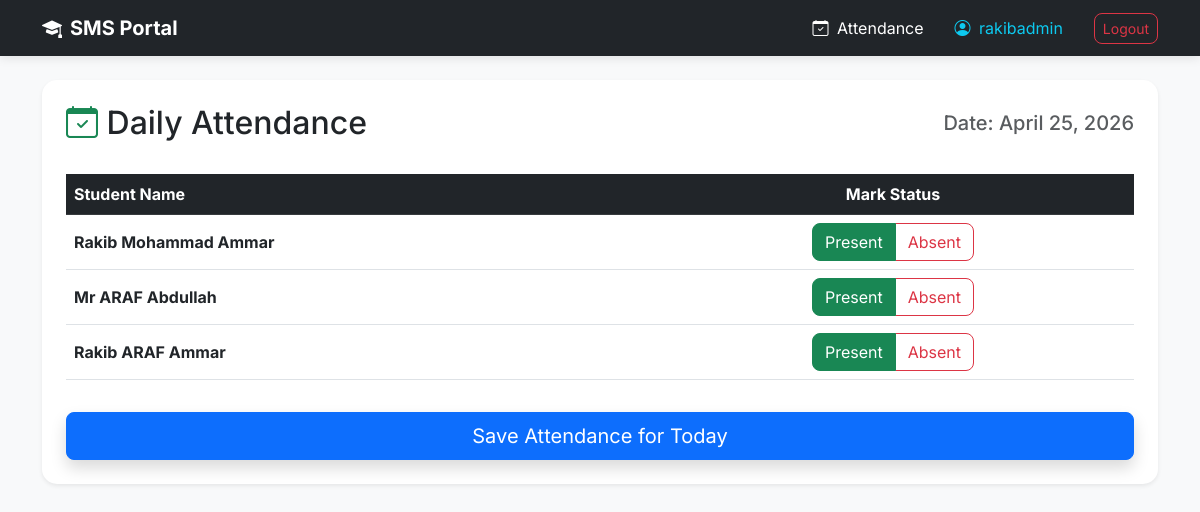
The page /attendance/ (signed in) on the database as committed earlier.
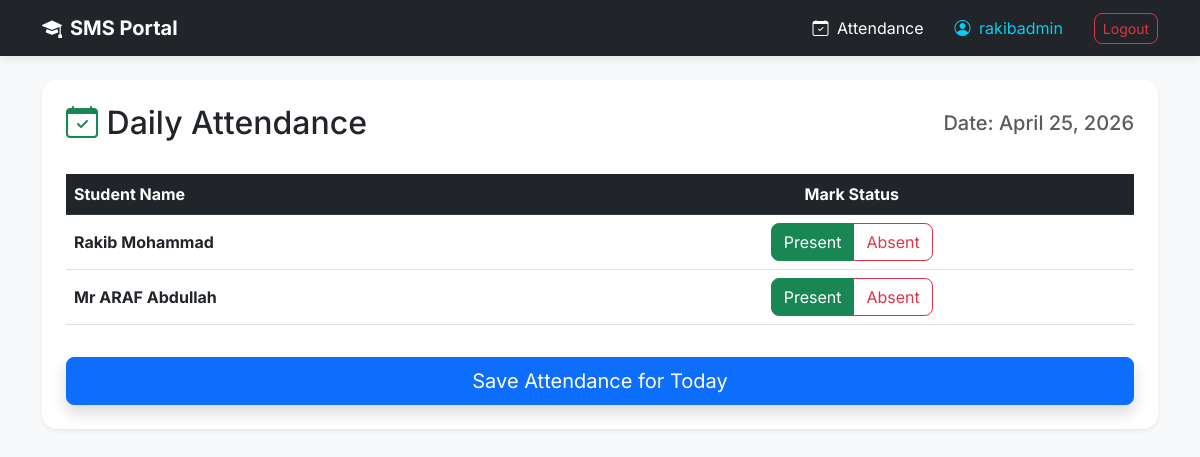
The same page on the database as committed later.
### students/models.py (models this page shows, shortened)
class Student(models.Model):
    first_name = models.CharField(max_length=100)
    last_name = models.CharField(max_length=100)
    email = models.EmailField(unique=True)
    enrollment_date = models.DateField(auto_now_add=True)

### students/views.py (the view, shortened to what this page needs)
# urls.py: path('attendance/', views.take_attendance, name='take_attendance'),
@login_required
def take_attendance(request):
    students = Student.objects.all()
    today = date.today()
    return render(request, 'students/attendance.html', {'students': students, 'today': today})

### students/templates/students/attendance.html (shortened to what this page needs)
{% extends 'students/base.html' %}
{% block content %}
<div class="card shadow-sm border-0 p-4">
    <div class="d-flex justify-content-between align-items-center mb-4">
        <h2><i class="bi bi-calendar-check text-success"></i> Daily Attendance</h2>
        <h5 class="text-muted">Date: {{ today }}</h5>
    </div>
    <form method="POST">
        <div class="table-responsive">
            <table class="table table-hover align-middle">
                <thead class="table-dark">
                    <tr>
                        <th>Student Name</th>
                        <th class="text-center">Mark Status</th>
                    </tr>
                </thead>
                <tbody>
                    {% for student in students %}
                    <tr>
                        <td class="fw-bold">{{ student.first_name }} {{ student.last_name }}</td>
                        <td class="text-center">
                            <div class="btn-group" role="group">
                                <label class="btn btn-outline-success" for="p_{{ student.id }}">Present</label>
                                <label class="btn btn-outline-danger" for="a_{{ student.id }}">Absent</label>
                            </div>
                        </td>
                    </tr>
                    {% endfor %}
                </tbody>
            </table>
        </div>
        <button type="submit" class="btn btn-primary btn-lg w-100 mt-3 shadow">Save Attendance for Today</button>
    </form>
</div>
{% endblock %}

Rows that differ between the two databases and show on the page:
removed Student: first_name "Rakib ARAF", last_name "Ammar"
changed Student: first_name "Rakib Mohammad" → "Rakib"; last_name "Ammar" → "Mohammad"
